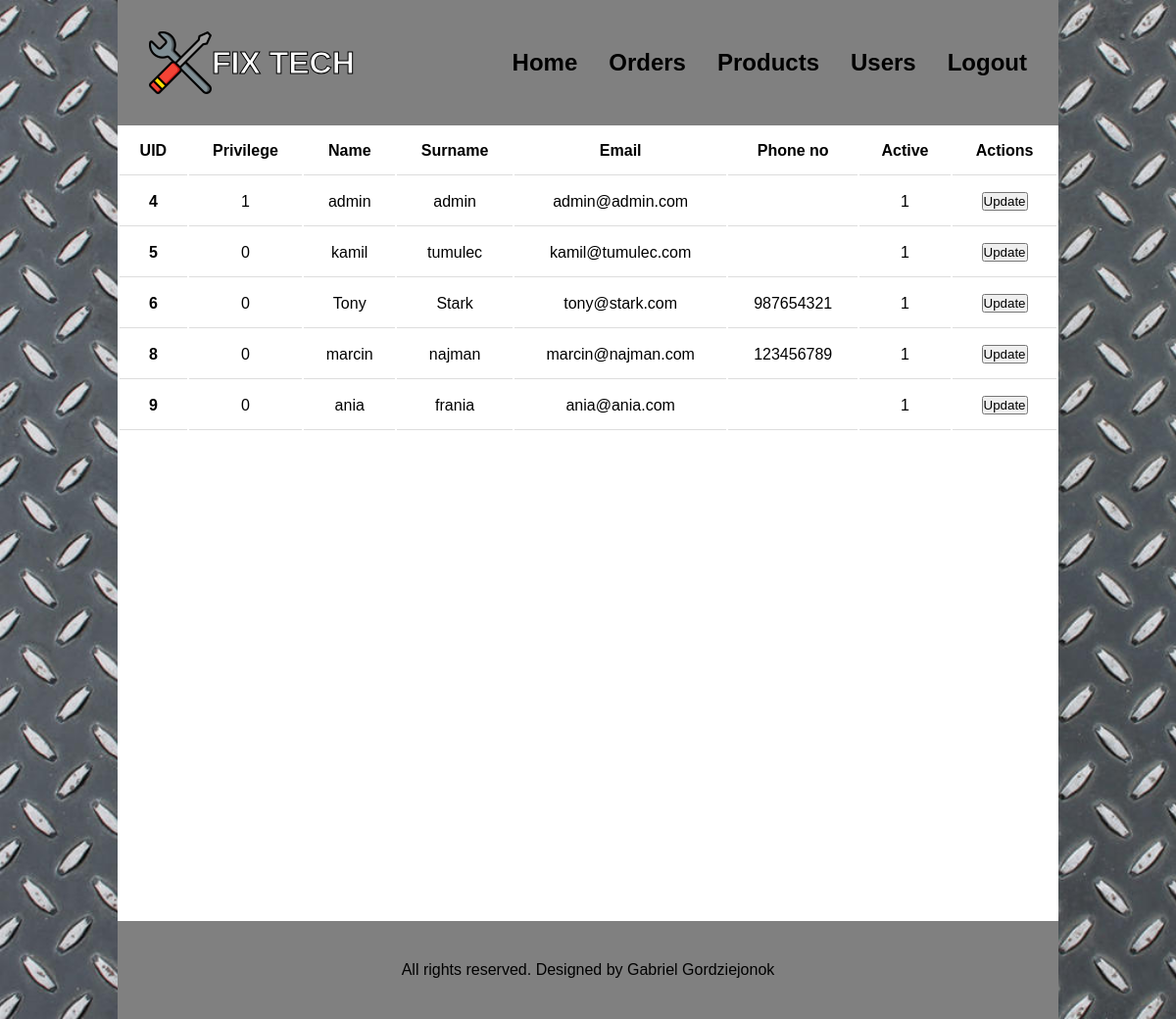
Screenshot of /users.php (signed in) with the database file from the repository.
### tables this page shows
CREATE TABLE `user` (
  `user_id` int(10) UNSIGNED NOT NULL,
  `privilege` tinyint(1) NOT NULL,
  `name` varchar(50) NOT NULL,
  `surname` varchar(50) NOT NULL,
  `email` varchar(50) NOT NULL,
  `password` varchar(255) NOT NULL,
  `phone_no` char(10) DEFAULT NULL,
  `active` tinyint(1) DEFAULT NULL
);

### users.php (the view, shortened to what this page needs)
<?php include_once('header.php');?>
<body>
    <div class="page">
        <?php include('navbar.php');?>
        <div class="users">
        <table class="table">
        <thead>
            <tr>
                <th scope="col">UID</th>
                <th scope="col">Privilege</th>
                <th scope="col">Name</th>
                <th scope="col">Surname</th>
                <th scope="col">Email</th>
                <th scope="col">Phone no</th>
                <th scope="col">Active</th>
                <th scope="col">Actions</th>
            </tr>
        </thead>
        <tbody>
            <?php
            $sql = "SELECT * FROM user";
            $result = mysqli_query($conn,$sql);
            if($result){
                while($row = mysqli_fetch_assoc($result)){
                    $user_id = $row['user_id'];
                    $privilege = $row['privilege'];
                    $name = $row['name'];
                    $surname = $row['surname'];
                    $email = $row['email'];
                    $phone_no = $row['phone_no'];
                    $active = $row['active'];
                    echo '<tr><th scope="row">'.$user_id.'</th>
                    <td>'.$privilege.'</td>
                    <td>'.$name.'</td>
                    <td>'.$surname.'</td>
                    <td>'.$email.'</td>
                    <td>'.$phone_no.'</td>
                    <td>'.$active.'</td>
                    <td><button><a href="update.php?updateid='.$user_id.'">Update</a></button>
                    </tr>';
                }
            }
            ?>
        </tbody>
    </table>
        </div>
        <?php include('footer.php');?>
    </div>
</body>
</html>

### css/style.css (style rules this page uses)
* { margin: 0; padding: 0; box-sizing: border-box; font-family: 'Franklin Gothic Medium', 'Arial Narrow', Arial, sans-serif; }
body { display: flex; justify-content: center; background-image: url(../images/metal.jpg); background-size: cover; background-repeat: no-repeat; background-attachment: fixed; }
.page { width: 80%; }
a { color: black; text-decoration: none; transition: all 100ms ease-in-out; }
th, td { padding: 15px; text-align: center; border-bottom: 1px solid #ddd; }
table { width: 100%; }
.users { height: 150%; background-color: white; }

### rows the page displays
user: user_id "4", privilege "1", name "admin", surname "admin", email "admin@admin.com", active "1"
user: user_id "5", privilege "0", name "kamil", surname "tumulec", email "kamil@tumulec.com", active "1"
user: user_id "6", privilege "0", name "Tony", surname "Stark", email "tony@stark.com", phone_no "987654321", active "1"
user: user_id "8", privilege "0", name "marcin", surname "najman", email "marcin@najman.com", phone_no "123456789", active "1"
user: user_id "9", privilege "0", name "ania", surname "frania", email "ania@ania.com", active "1"
